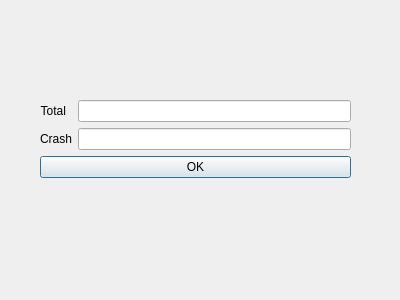
<?xml version="1.0" encoding="UTF-8"?>
<ui version="4.0">
 <class>Begin</class>
 <widget class="QDialog" name="Begin">
  <property name="geometry">
   <rect>
    <x>0</x>
    <y>0</y>
    <width>400</width>
    <height>300</height>
   </rect>
  </property>
  <property name="windowTitle">
   <string>Dialog</string>
  </property>
  <widget class="QWidget" name="formLayoutWidget">
   <property name="geometry">
    <rect>
     <x>40</x>
     <y>80</y>
     <width>311</width>
     <height>141</height>
    </rect>
   </property>
   <layout class="QFormLayout" name="formLayout">
    <item row="1" column="1">
     <widget class="QLineEdit" name="totallineEdit"/>
    </item>
    <item row="2" column="1">
     <widget class="QLineEdit" name="crashlineEdit"/>
    </item>
    <item row="3" column="0" colspan="2">
     <widget class="QPushButton" name="pushButton">
      <property name="text">
       <string>OK</string>
      </property>
     </widget>
    </item>
    <item row="1" column="0">
     <widget class="QLabel" name="totallabel">
      <property name="text">
       <string>Total</string>
      </property>
      <property name="alignment">
       <set>Qt::AlignRight|Qt::AlignTrailing|Qt::AlignVCenter</set>
      </property>
     </widget>
    </item>
    <item row="2" column="0">
     <widget class="QLabel" name="crashlabel">
      <property name="text">
       <string>Crash</string>
      </property>
      <property name="alignment">
       <set>Qt::AlignRight|Qt::AlignTrailing|Qt::AlignVCenter</set>
      </property>
     </widget>
    </item>
    <item row="0" column="0" colspan="2">
     <widget class="QLabel" name="label">
      <property name="text">
       <string/>
      </property>
     </widget>
    </item>
   </layout>
  </widget>
 </widget>
 <resources/>
 <connections/>
</ui>
